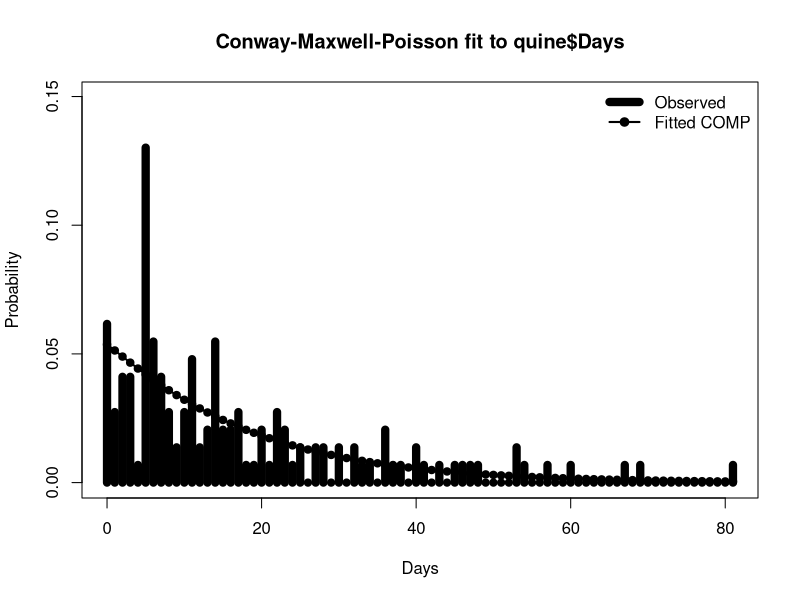

Source code (R):
#!/usr/bin/env Rscript

# Response-only Conway-Maxwell-Poisson experiment
# Uses MASS::quine$Days and no regression covariates.
#
# p(y | lambda, nu) = lambda^y / (y!)^nu / Z(lambda, nu)
# q_y = exp(y log(lambda) - nu lgamma(y+1))
# q_(y+1)/q_y = lambda/(y+1)^nu

options(stringsAsFactors = FALSE)

if (!requireNamespace("MASS", quietly = TRUE)) {
  stop("Install MASS with install.packages('MASS')", call. = FALSE)
}
data("quine", package = "MASS")
y <- as.integer(quine$Days)
stopifnot(all(is.finite(y)), all(y >= 0L), all(y == floor(y)))

eps <- 1e-12
max_terms <- 100000L
output_dir <- "comp_moments_results"

log_add_exp <- function(a, b) {
  if (!is.finite(a)) return(b)
  if (!is.finite(b)) return(a)
  m <- max(a, b)
  m + log1p(exp(min(a, b) - m))
}

log_midpoint <- function(a, b) {
  a + log1p(exp(b - a)) - log(2)
}

# Certified lower/upper log bounds for Z(lambda, nu).
log_comp_normalizer <- function(log_lambda, log_nu,
                                eps = 1e-12,
                                max_terms = 1000000L) {
  lambda <- exp(log_lambda)
  nu <- exp(log_nu)
  stopifnot(lambda > 0, nu > 0, eps > 0, eps < 1)

  y <- 0L
  log_q <- 0
  log_sum <- 0
  converged <- FALSE
  log_tail_upper <- Inf

  repeat {
    ratio <- lambda / (y + 1)^nu
    if (ratio < 1) {
      log_tail_upper <- log_q + log(ratio) - log1p(-ratio)
      if (log_tail_upper <= log(2) + log(eps)) {
        converged <- TRUE
        break
      }
    }
    if (y + 1L >= max_terms) {
      stop("COMP normalizer exceeded max_terms", call. = FALSE)
    }
    log_q <- log_q + log(ratio)
    log_sum <- log_add_exp(log_sum, log_q)
    y <- y + 1L
  }

  log_upper <- log_add_exp(log_sum, log_tail_upper)
  list(log_lower = log_sum, log_upper = log_upper,
       log_estimate = log_add_exp(log_sum, log_tail_upper - log(2)),
       terms = y + 1L,
       error = exp(log_tail_upper)/2,
       converged = converged)
}

log_comp_lpmf <- function(y, log_lambda, log_nu,
                          eps = 1e-12, max_terms = 1000000L) {
  z <- log_comp_normalizer(log_lambda, log_nu, eps, max_terms)
  y * log_lambda - exp(log_nu) * lgamma(y + 1) - z$log_estimate
}

comp_nll <- function(par, y, eps = 1e-12,
                     max_terms = 1000000L, return_details = FALSE) {
  ll <- vapply(y, log_comp_lpmf, numeric(1),
               log_lambda = par[1], log_nu = par[2],
               eps = eps, max_terms = max_terms)
  if (!return_details) return(-sum(ll))
  list(value = -sum(ll), loglik = ll,
       lambda = exp(par[1]), nu = exp(par[2]))
}

log_weight <- function(y, order, type) {
  if (type == "raw") {
    if (order == 0L) return(0)
    if (y == 0L) return(-Inf)
    return(order * log(y))
  }
  if (type == "factorial") {
    if (order == 0L) return(0)
    if (y < order) return(-Inf)
    return(lgamma(y + 1) - lgamma(y - order + 1))
  }
  stop("type must be raw or factorial", call. = FALSE)
}

log_comp_weighted_numerator <- function(log_lambda, log_nu, order,
                                        type = c("raw", "factorial"),
                                        eps = 1e-12,
                                        max_terms = 1000000L) {
  type <- match.arg(type)
  lambda <- exp(log_lambda)
  nu <- exp(log_nu)
  y <- 0L
  log_q <- 0
  log_sum <- -Inf
  converged <- FALSE
  log_tail_upper <- Inf

  repeat {
    lw <- log_weight(y, order, type)
    if (is.finite(lw)) log_sum <- log_add_exp(log_sum, log_q + lw)

    next_y <- y + 1L
    ratio <- lambda / (y + 1)^nu
    next_lw <- log_weight(next_y, order, type)

    if (is.finite(lw) && is.finite(next_lw) && ratio < 1) {
      weighted_ratio <- exp(next_lw - lw) * ratio
      if (is.finite(weighted_ratio) && weighted_ratio < 1) {
        log_first_omitted <- log_q + log(ratio) + next_lw
        log_tail_upper <- log_first_omitted - log1p(-weighted_ratio)
        if (log_tail_upper <= log(2) + log(eps)) {
          converged <- TRUE
          break
        }
      }
    }

    if (y + 1L >= max_terms) {
      stop("COMP weighted numerator exceeded max_terms", call. = FALSE)
    }
    log_q <- log_q + log(ratio)
    y <- next_y
  }

  log_upper <- log_add_exp(log_sum, log_tail_upper)
  list(log_lower = log_sum, log_upper = log_upper,
       log_estimate = log_add_exp(log_sum, log_tail_upper - log(2)),
       terms = y + 1L,
       error = exp(log_tail_upper)/2,
       converged = converged)
}

comp_moment <- function(order, log_lambda, log_nu,
                        type = c("raw", "factorial"),
                        eps = 1e-12, max_terms = 1000000L) {
  type <- match.arg(type)
  z <- log_comp_normalizer(log_lambda, log_nu, eps, max_terms)
  n <- log_comp_weighted_numerator(log_lambda, log_nu, order, type,
                                   eps, max_terms)
  lower <- exp(n$log_lower - z$log_upper)
  upper <- exp(n$log_upper - z$log_lower)
  list(order = order, type = type,
       estimate = exp(n$log_estimate - z$log_estimate),
       lower = lower, upper = upper, error = (upper - lower)/2,
       normalizer_terms = z$terms, numerator_terms = n$terms,
       norm_error = z$error,
       nume_error = n$error,
       converged = z$converged && n$converged)
}

# Fit response-only COMP model by multiple-start optimization.
starts <- rbind(
  c(log(max(mean(y), 0.05)), log(1)),
  c(log(max(mean(y), 0.05)), log(0.5)),
  c(log(max(mean(y), 0.05)), log(2)),
  c(log(max(mean(y) * 1.5, 0.05)), log(1))
)
fits <- lapply(seq_len(nrow(starts)), function(i) {
  optim(starts[i, ], comp_nll, y = y, eps = eps,
        max_terms = max_terms, method = "Nelder-Mead",
        control = list(maxit = 2000, reltol = 1e-10))
})
best <- fits[[which.min(vapply(fits, `[[`, numeric(1), "value"))]]
fit <- optim(best$par, comp_nll, y = y, eps = eps,
             max_terms = max_terms, method = "BFGS", hessian = TRUE,
             control = list(maxit = 2000, reltol = 1e-10))

lambda_hat <- exp(fit$par[1])
nu_hat <- exp(fit$par[2])
cat("Response-only COMP analysis\n")
cat("n =", length(y), "sample mean =", mean(y),
    "sample variance =", var(y), "\n")
cat("lambda =", lambda_hat, "nu =", nu_hat, "\n")
cat("log-likelihood =", -fit$value, "AIC =", 2 * fit$value + 4, "\n")

rows <- list()
k <- 1L
for (r in 1:3) {
  for (type in c("raw", "factorial")) {
    m <- comp_moment(r, fit$par[1], fit$par[2], type, eps, max_terms)
    rows[[k]] <- data.frame(type = type, order = r,
      estimate = m$estimate, lower = m$lower, upper = m$upper,
      error = m$error, normalizer_terms = m$normalizer_terms,
      numerator_terms = m$numerator_terms,
      norm_error = m$norm_error,
      nume_error = m$nume_error,
      converged = m$converged)
    k <- k + 1L
  }
}
moments <- do.call(rbind, rows)
print(moments, row.names = FALSE)

dir.create(output_dir, showWarnings = FALSE, recursive = TRUE)
write.csv(moments, file.path(output_dir, "comp_days_moments.csv"), row.names = FALSE)
write.csv(data.frame(n = length(y), sample_mean = mean(y),
  sample_variance = var(y), lambda = lambda_hat, nu = nu_hat,
  logLik = -fit$value, AIC = 2 * fit$value + 4, epsilon = eps,
  max_terms = max_terms),
  file.path(output_dir, "comp_days_fit_summary.csv"), row.names = FALSE)
saveRDS(list(y = y, fit = fit, moments = moments,
             settings = list(eps = eps, max_terms = max_terms)),
        file.path(output_dir, "comp_days_analysis.rds"))
cat("Results written to", normalizePath(output_dir), "\n")


# Observed vs fitted COMP
y_grid <- 0:max(y)
observed <- tabulate(y + 1, nbins = length(y_grid)) / length(y)

z_fit <- log_comp_normalizer(
  fit$par[1], fit$par[2], eps, max_terms
)

p_fit <- exp(
  y_grid * fit$par[1] -
  exp(fit$par[2]) * lgamma(y_grid + 1) -
  z_fit$log_estimate
)

png(file.path(output_dir, "comp_days_fit.png"), 900, 600, res = 120)

plot(
  y_grid, observed, type = "h", lwd = 8,
  xlab = "Days", ylab = "Probability",
  main = "Conway-Maxwell-Poisson fit to quine$Days",
  ylim = c(0, max(c(observed, p_fit)) * 1.15)
)
points(y_grid, p_fit, pch = 19)
lines(y_grid, p_fit, lwd = 2)

legend(
  "topright", c("Observed", "Fitted COMP"),
  lwd = c(8, 2), pch = c(NA, 19), bty = "n"
)

dev.off()
